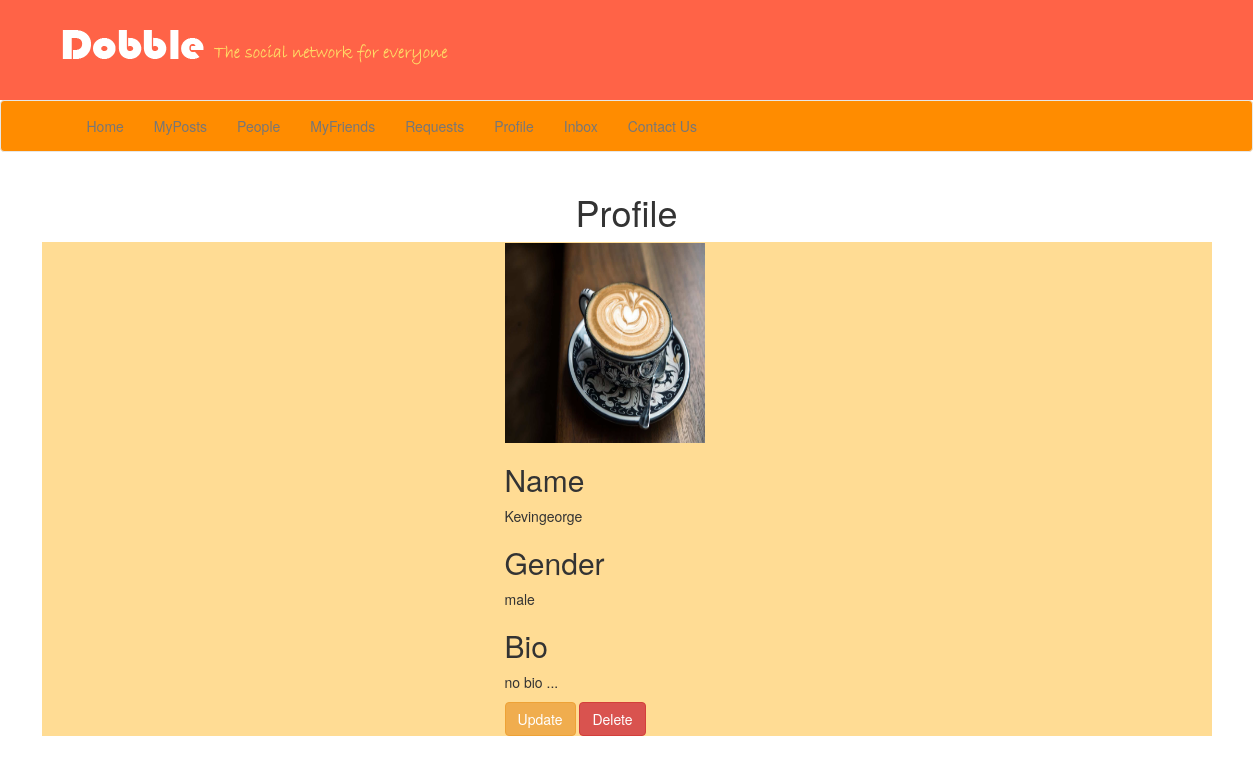
The app's page /socialapp/profileview/13 (signed in), older data.
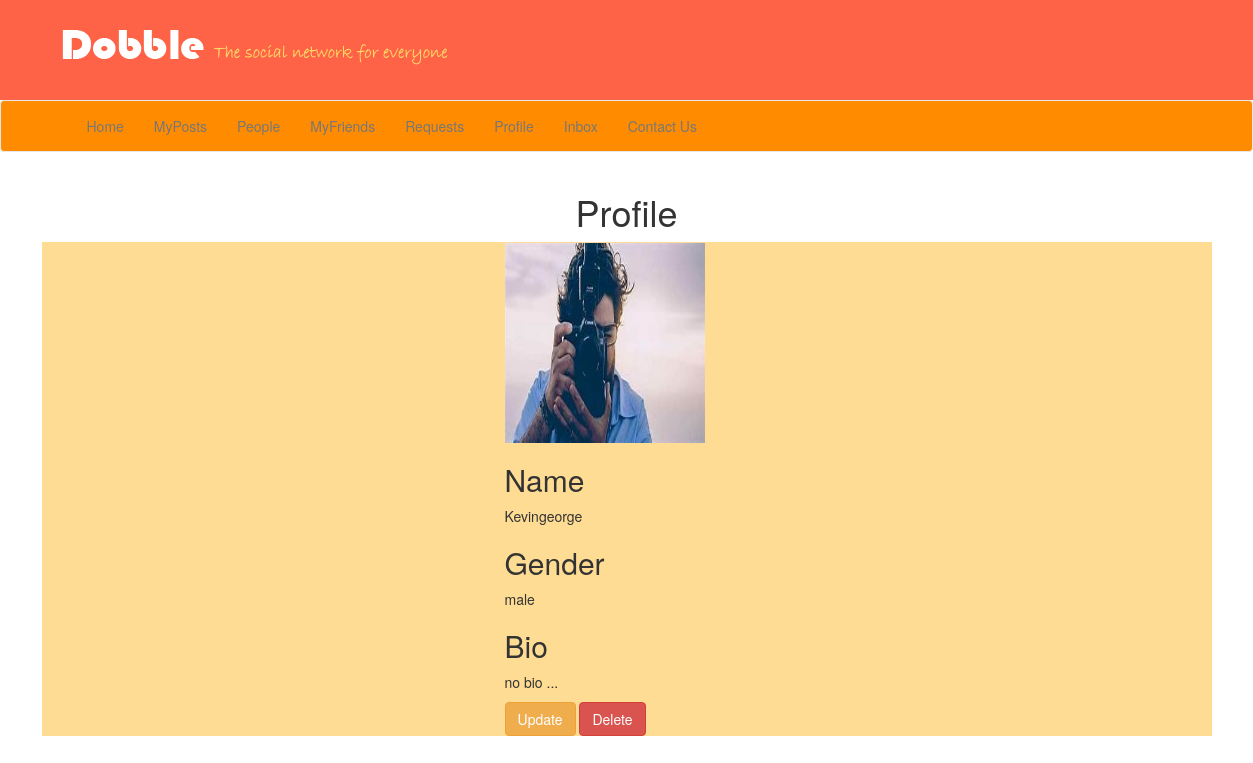
The same page, newer data.
### socialapp/models.py (models this page shows, shortened)
class Profile(AbstractClass):
    MALE = 'male'
    FEMALE = 'female'
    TRANSGENDER = 'transgender'
    OTHERS = 'others'
    GENDER_CHOICES = [
        (MALE, 'Male'),
        (FEMALE, 'Female'),
        (TRANSGENDER, 'Transgender'),
        (OTHERS, 'Others'),
    ]
    user = models.OneToOneField(User, on_delete=models.CASCADE)
    bio = models.TextField(default="no bio ...", max_length=300)
    gender = models.CharField(max_length=100, choices=GENDER_CHOICES, null=True)
    image = models.ImageField(upload_to='avatar', default="avatar/default.png")
    friends = models.ManyToManyField(User, related_name='friends')
    class Meta:
        ordering = ['-created']

### socialapp/views.py (the view)
# urls.py: path('profileview/<int:pk>', views.ProfileView.as_view(), name='profileview'),
@method_decorator(signin_required, name="dispatch")
class ProfileView(DetailView):
    model = Profile
    template_name = 'profileview.html'

### Templates/profileview.html (shortened to what this page needs)
<!DOCTYPE html>
{% load static %}
<html lang="en">
  <head>
    <link href="{% static 'main/css/bootstrap.css' %}" rel="stylesheet">
    <link href="{% static 'main/css/style.css' %}" rel="stylesheet">
    <link href="{% static 'main/css/font-awesome.css' %}" rel="stylesheet">
  </head>
  <body>
    <header>
      <div class="container">
        <img src="{% static 'main/img/logo.png' %}" alt="Dobbler Logo" class="logo">
      </div>
    </header>
    <nav class="navbar navbar-default">
      <div class="container">
        <div id="navbar" class="collapse navbar-collapse">
          <ul class="nav navbar-nav">
            <li ><a href="{%url 'timeline' %}">Home</a></li>
             <li><a href="{%url 'myposts'  %}">MyPosts</a></li>
                <li><a href="{%url 'friends'  %}">People</a></li>
              <li><a href="{% url 'friendslist' user.profile.id %}">MyFriends</a></li>
              <li><a href="{% url 'requests' %}">Requests</a></li>
              <li><a href="{%url 'profileview' user.profile.pk%}">Profile</a></li>
              <li><a href="{% url 'inbox' %}">Inbox</a></li>
              <li><a href="{% url 'contactus' %}">Contact Us</a></li>
          </ul>
        </div>
      </div>
    </nav>
<div class="container">
    <h1 style="">Profile</h1>
    <div class="row mt-5">
        <div class="col-md-3 col-sm-6">
        </div>
    </div>
    <div class="row justify-content-center mt-5">
        <div class="card col-md-8 col-sm-12 shadow-sm px-5 pt-3">
            <div>
                <img src="{{ profile.image.url }}" class="rounded-circle" width="200" height="200" />
            </div>
            <div class="p-3">
                {% if profile.user %}
                <h2>Name</h2>
                 {{ profile.user.first_name }}{{profile.user.last_name}}
                {% endif %}
                 <h2>Gender</h2>
               {%if profile.gender%}
                <p>{{profile.gender}}</p>
                {% endif %}
                <h2>Bio</h2>
                {% if profile.bio %}
                <p>{{ profile.bio }}</p>
                {% endif %}
            </div>
            <a href="{% url 'profile' user.profile.pk %}" class=""><button class="btn btn-warning">Update</button></a>
            <a href="{%url 'deleteprofile' user.pk%}" class=""><button class="btn btn-danger">Delete</button></a>
        </div>
    </div>
</div>
  </body>
</html>

Row changes from the older to the newer data that the page shows:
changed Profile "male": image: a different picture
